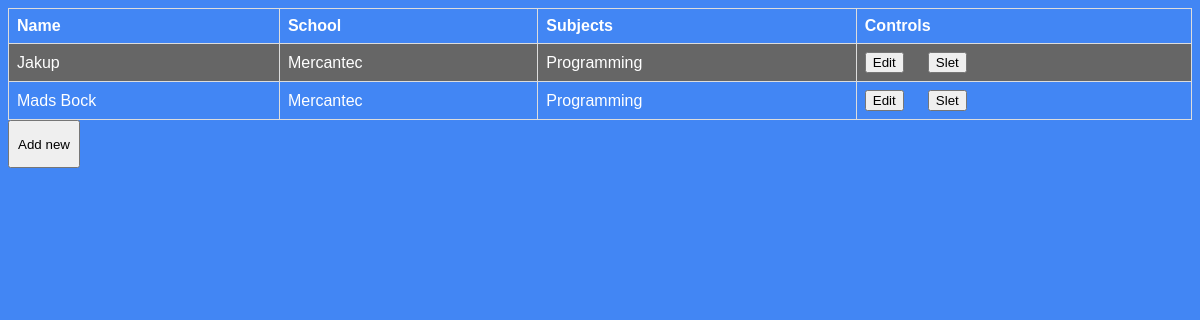
Page /teachers/teachers.php on the committed database.
### tables this page shows
CREATE TABLE `teachers` 
( `id` int(11) NOT NULL,
  `name` varchar(255) DEFAULT NULL,
  `school` varchar(255) DEFAULT NULL,
  `subjects` varchar(255) DEFAULT NULL);

### teachers/teachers.php (the view, shortened to what this page needs)
<?php
require_once("../includes/conn.php");
$sql = "SELECT * FROM `teachers`";
$result = $conn->query($sql);
$line = "";
    $line .= "<table>";
    $line .= "<tr>";
    $line .= "<th>Name</th>";
    $line .= "<th>School</th>";
    $line .= "<th>Subjects</th>";
    $line .= "<th>Controls</th>";
    $line .= "</tr>";
while ($row = $result->fetch_assoc()) {
    $line .= "<tr>";
    $line .= "<td>".$row['name']."</td>";
    $line .= "<td>".$row['school']."</td>";
    $line .= "<td>".$row['subjects']."</td>";
    $line .= "<td><button style='margin-right: 2vw;' onclick='window.location.href=\"editteacher.php?id=".$row['id']."\"'>Edit</button><button onclick='window.location.href=\"deleteteacher.php?id=".$row['id']."\"'>Slet</button></td>";
    $line .= "</tr>";
}
$line .= "</table>";
$line .= "<button style='min-width: 6vw; min-height: 6vh;' onclick='window.location.href=\"newteacher.php\"'>Add new</button>";
?>
<html>
<head>
    <link rel="stylesheet" type="text/css" href="../includes/style.css">
</head>
<body style="background: rgb(66, 134, 244)">
    <div>
        <?php echo $line; ?>
    </div>
</body>
</html>

### includes/style.css (style rules this page uses)
table { font-family: arial, sans-serif; border-collapse: collapse; width: 100%; color: white; }
td, th { border: 1px solid #dddddd; text-align: left; padding: 8px; }
tr:nth-child(even) { background-color: #666666; }
body { background : rgb(66, 134, 244); }

### rows in the picture
teachers: name "Jakup", school "Mercantec", subjects "Programming"
teachers: name "Mads Bock", school "Mercantec", subjects "Programming"
